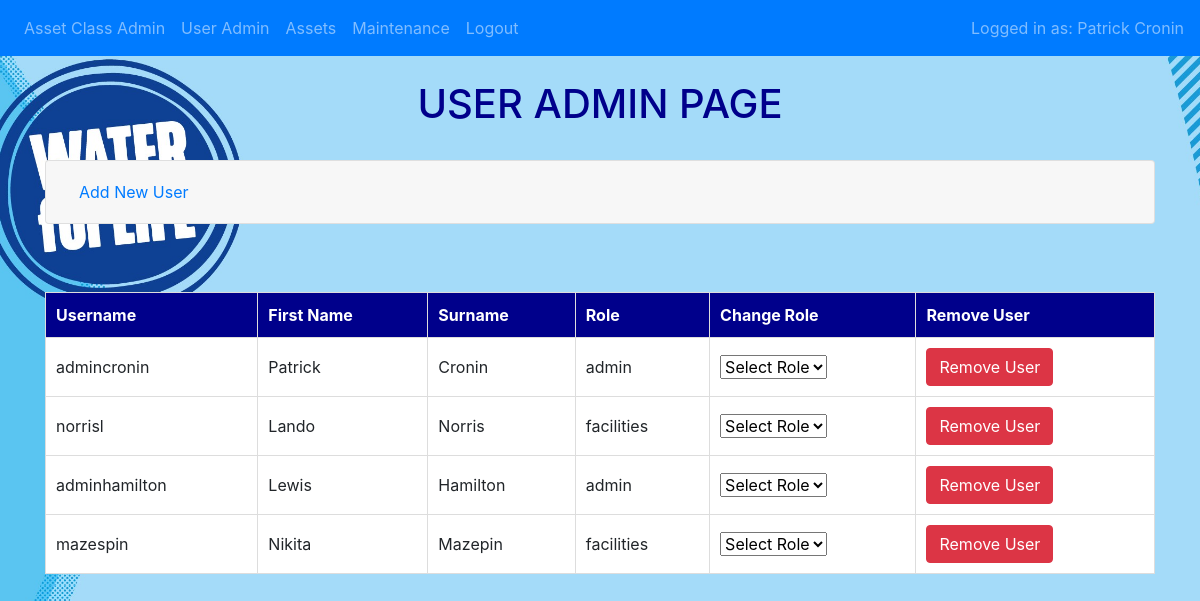
/useradmin (signed in), run on the app's committed database.
### website/models.py (models this page shows)
class User(db.Model, UserMixin):
    id = db.Column(db.Integer, primary_key=True, autoincrement=True)
    username = db.Column(db.String(20), unique=True, nullable=False)
    first_name = db.Column(db.String(50), nullable=False)
    surname = db.Column(db.String(150), nullable=False)
    role = db.Column(db.String(20), nullable=False)
    password = db.Column(db.String(255), nullable=False)

### website/auth.py (the view, shortened to what this page needs)
@auth.route('/useradmin', methods=['GET', 'POST'])
@admin_required
def useradmin():
    UserList = db.session.query(User.id, User.username, User.first_name, User.surname, User.role).all()
    return render_template('useradmin.html', user=current_user, user_list=UserList)

### website/__init__.py (called while the page is built)
def create_app():
    app = Flask(__name__)
    app.config.from_object('config.Config')
    db.init_app(app)
    from .views import  views
    from .auth import auth
    app.register_blueprint(views, url_prefix='/')
    app.register_blueprint(auth, url_prefix='/')
    from .models import User, Assetclass, Asset, Maintenance
    with app.app_context():
        db.create_all()
    login_manager = LoginManager()
    login_manager.login_view = 'auth.login'
    try:
        login_manager.init_app(app)
        @login_manager.user_loader
        def load_user(id):
            return User.query.get(int(id))
    except Exception as e:
        logging.error(f"Error loading user {id}: {e}")
        return None
    return app

### website/userrolewrappers.py (called while the page is built)
def admin_required(f):
    @wraps(f)
    @login_required
    def decorated_function(*args, **kwargs):
        try:
            if not current_user.role.upper() == 'ADMIN':
                flash('You must be an administrator.', category='warning')
                abort(403)
        except AttributeError as e:
            logging.error(f"Error while checking role: {e}")
            flash('An error has occurred.', category='error')
            return redirect(url_for('auth.login'))
        except Exception as e:
            logging.error(f"Error in admin_required decorate: {e}")
            flash('An error has occurred.', category='error')
            return redirect(url_for('auth.login'))
        return f(*args, **kwargs)
    return decorated_function

### website/templates/useradmin.html (shortened to what this page needs)
{% extends "base.html" %}
{% block content %}<br><h1 style="text-align: center; color: darkblue">USER ADMIN PAGE</h1><br>
<div class="accordion" id="userAdminAccordion">
<div class="card">
    <div class="card-header" id="headingAddUser">
        <h2 class="mb-0">
            <button class="btn btn-link btn-block text-left" type="button" data-toggle="collapse" data-target="#collapseAddUser" aria-expanded="false" aria-controls="collapseAddUser">
                Add New User
            </button>
        </h2>
    </div>
</div>
</div>
<br>
<br>
<table>
    <thead>
        <tr>
            <th>Username</th>
            <th>First Name</th>
            <th>Surname</th>
            <th>Role</th>
            <th>Change Role</th>
            <th>Remove User</th>
        </tr>
    </thead>
    <tbody>
        {% for user in user_list %}
        <tr>
            <td>{{user.username}}</td>
            <td>{{user.first_name}}</td>
            <td>{{user.surname}}</td>
            <td>{{user.role}}</td>
            <td>
                <form action="{{ url_for('views.update_role', id=user.id) }}" method="POST">
                    <select name="role" onchange="confirmRoleChange(this.form, this.value)">
                        <option value="">Select Role</option>
                    </select>
                </form>
            </td>
            <td>
                <form action="{{ url_for('views.delete_user', id=user.id) }}" method="POST" onsubmit="return confirm('Are you sure that you want to remove this user?');">
                    <button type="submit" class="btn btn-danger">Remove User</button>
                </form>
            </td>
        </tr>
        {% endfor %}
    </tbody>
</table>
{% endblock %}

### website/templates/base.html (shortened to what this page needs)
<!DOCTYPE html>
<html lang="en">
<head>
     <link
      rel="stylesheet"
      href="https://stackpath.bootstrapcdn.com/bootstrap/4.4.1/css/bootstrap.min.css"
    />
    <link
      rel="stylesheet"
      href="https://stackpath.bootstrapcdn.com/font-awesome/4.7.0/css/font-awesome.min.css"
    />
</head>
<body>
    <nav class="navbar navbar-expand-lg navbar-dark bg-primary">
        <div class="collapse navbar-collapse" id="navbar">
            <div class="navbar-nav">
                {% if user.is_authenticated and user.role.upper() == 'ADMIN' %}
                <a class="nav-item nav-link" href="/assetclassadmin">Asset Class Admin</a>
                <a class="nav-item nav-link" href="/useradmin">User Admin</a>
                {% endif %}
                {% if user.is_authenticated %}
                <a class="nav-item nav-link" href="/assets">Assets</a>
                <a class="nav-item nav-link" href="/maintenance">Maintenance</a>
                <a class="nav-item nav-link" href="/logout" onclick="return confirmLogOut()">Logout</a>
                {% else %}
                <a class="nav-item nav-link" href="/login">Login</a>
                {% endif %}
            </div>
            {% if user.is_authenticated %}
                <span class="navbar-text ml-auto">
                    Logged in as: {{ user.first_name }} {{ user.surname }}
                </span>
            {% endif %}
        </div>
    </nav>
    <div class="container">
    {% block content %}
    {% endblock %}
</div>
</body>
</html>

### website/templates/base.html (style rules this page uses)
table { width: 100%; margin: 20px auto; border-collapse: collapse; }
th, td { padding: 10px; text-align: left; border: 1px solid #ddd; }
th { background-color: darkblue; color: white; }
td { background-color: white; }
form { display: inline; }

### data on the page
User: first_name "Patrick", surname "Cronin", username "admincronin", role "admin"
User: username "norrisl", first_name "Lando", surname "Norris", role "facilities"
User: username "adminhamilton", first_name "Lewis", surname "Hamilton", role "admin"
User: username "mazespin", first_name "Nikita", surname "Mazepin", role "facilities"
